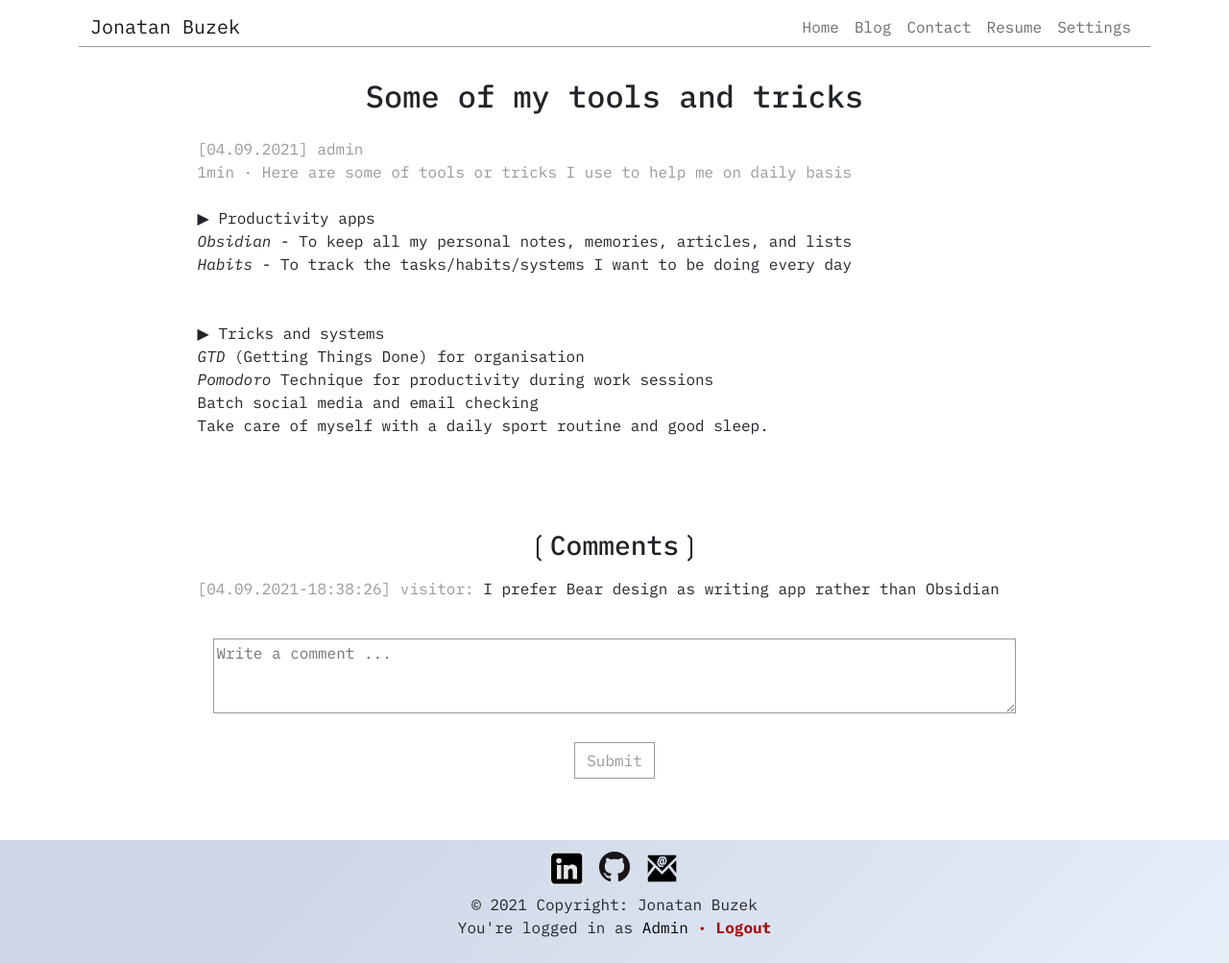
The page /index.php?action=post-display-5 (signed in) on the database its author committed.
### tables this page shows
CREATE TABLE `posts` (
  `id` int(11) NOT NULL,
  `created_date` datetime NOT NULL,
  `updated_date` datetime DEFAULT NULL,
  `fk_author` int(11) NOT NULL,
  `title` varchar(255) NOT NULL,
  `header` text NOT NULL,
  `content` text NOT NULL
);

CREATE TABLE `comments` (
  `id` int(11) NOT NULL,
  `created_date` datetime NOT NULL,
  `fk_author` int(11) NOT NULL,
  `fk_post` int(11) NOT NULL,
  `verified` tinyint(4) NOT NULL DEFAULT 0,
  `content` text NOT NULL
);

CREATE TABLE `users` (
  `id` int(11) NOT NULL,
  `username` varchar(255) NOT NULL,
  `password` varchar(255) NOT NULL,
  `email` varchar(255) NOT NULL,
  `user_type` varchar(20) NOT NULL DEFAULT 'visitor'
);

### App/Controller/PostController.php (called while the page is built, shortened)
<?php
class PostController extends Controller
{
    protected $pdo;
    protected $manager;
    protected $session;
    public function __construct($pdo, $session) {
        $this->pdo = $pdo;
        $this->session = $session;
        $this->manager = new Model\PostManager($pdo);
    }
    private function getPostData($postId) {
        $post_data = array();
        $post_data['post'] = $this->manager->fetch($postId);
        $user_manager = new Model\UserManager($this->pdo);
        $author = new User();
        $author->setId($post_data['post']->getFkAuthor());
        $post_data['post_author'] = $user_manager->fetch($author);
        $comment_manager = new Model\CommentManager($this->pdo);
        $post_data['comments'] = $comment_manager->fetchAllFromPost($postId);
        foreach ($post_data['comments'] as $comment) {
            $comment_author = new User();
            $comment_author->setId($comment->getFkAuthor());
            $comment_author = $user_manager->fetch($comment_author);
        }
        return $post_data;
    }
    public function display($postId) {
        $session = $this->session;
        $post_data = $this->getPostData($postId);
        require ROOT . '/App/View/blog/post.php';
    }
}

### public/index.php (called while the page is built, shortened)
<?php
require ROOT.'/Core/Security/Session.php';
$session = new Core\Security\Session();
if (filter_input(INPUT_GET, 'action')) {
    $action = explode('-', filter_input(INPUT_GET, 'action'));
} else {
    $action = 'homepage';
}
$app = new \App\App($action, $session);
$app->run();

### Core/Autoloader.php (called while the page is built, shortened)
<?php
class Autoloader {
    public function register() {
        spl_autoload_register(function ($class) {
            $class = str_replace('\\', '/', $class);
        });
    }
}

### App/Model/PostManager.php (called while the page is built, shortened)
<?php
class PostManager
{
    protected $pdo;
    public function __construct($pdo) {
        $this->pdo = $pdo;
    }
    public function fetch($postId) {
        $sql = 'SELECT id postId, DATE_FORMAT(updated_date, "%d.%m.%Y") updatedDate, fk_author fkAuthor, title, header, content FROM posts WHERE id = :id';
        $query = $this->pdo->prepare($sql);
        $query->bindValue('id', $postId, \PDO::PARAM_INT);
        $query->execute();
        $result = $query->fetchObject('App\Entity\Post');
        if ($result) {
            return $result;
        } else {
            return -1;
        }
    }
}

### App/Entity/Post.php (called while the page is built, shortened)
<?php
class Post
{
    protected $postId;
    protected $updatedDate;
    protected $fkAuthor;
    protected $title;
    protected $header;
    protected $content;
    public function getId(): int
    {
        return $this->postId;
    }
    public function getUpdatedDate(): string
    {
        return $this->updatedDate;
    }
    public function getFkAuthor()
    {
        return $this->fkAuthor;
    }
    public function getTitle(): string
    {
        return $this->title;
    }
    public function getHeader(): string
    {
        return $this->header;
    }
    public function getContent(): string
    {
        return $this->content;
    }
    public function getReadingTime(): int
    {
        return str_word_count($this->content)>200?(str_word_count($this->content)/200):1;
    }
}

### App/Model/UserManager.php (called while the page is built, shortened)
<?php
class UserManager {
    protected $pdo;
    public function __construct($pdo) {
            $this->pdo = $pdo;
    }
    public function fetch(User $user) {
        $sql = 'SELECT id userId, username, password, email, user_type FROM users WHERE id = :id OR username = :username';
        $query = $this->pdo->prepare($sql);
        $query->bindValue(':id', $user->getId(), \PDO::PARAM_INT);
        $query->bindValue(':username', $user->getUsername());
        $query->execute();
        $result = $query->fetchObject('App\Entity\User');
        if ($result) {
            return $result;
        } else {
            return -1;
        }
    }
}

### App/Entity/User.php (called while the page is built, shortened)
<?php
class User
{
    protected $userId;
    protected $username;
    public function getId()
    {
        return $this->userId;
    }
    public function setId(int $userId)
    {
        $this->userId = $userId;
    }
    public function getUsername()
    {
        return $this->username;
    }
}

### App/Model/CommentManager.php (called while the page is built, shortened)
<?php
class CommentManager
{
    protected $pdo;
    public function __construct($pdo) {
        $this->pdo = $pdo;
    }
    public function fetchAllFromPost($post) {
        $sql = 'SELECT id commentId, DATE_FORMAT(created_date, "%d.%m.%Y-%H:%i:%s") createdDate, fk_author fkAuthor, verified, content';
        $sql.= ' FROM comments WHERE fk_post = :post ORDER BY created_date';
        $query = $this->pdo->prepare($sql);
        $query->bindValue('post', $post, \PDO::PARAM_INT);
        $query->execute();
        $result = $query->fetchAll(\PDO::FETCH_CLASS, 'App\Entity\Comment');
        return $result;
    }
}

### App/Entity/Comment.php (called while the page is built, shortened)
<?php
class Comment
{
    protected $createdDate;
    protected $fkAuthor;
    protected $author;
    protected $verified;
    protected $content;
    public function getCreatedDate(): string
    {
        return $this->createdDate;
    }
    public function getFkAuthor(): int
    {
        return $this->fkAuthor;
    }
    public function getAuthor()
    {
        return $this->author;
    }
    public function setAuthor(object $author)
    {
        if ($author instanceof User) {
            $this->author = $author;
        }
    }
    public function getVerified(): int
    {
        return $this->verified;
    }
    public function getContent(): string
    {
        return $this->content;
    }
}

### Core/Security/Session.php (called while the page is built, shortened)
<?php
class Session
{
    private $session;
    public function __construct() {
        $this->session = (isset($_SESSION)) ? $_SESSION : null;
    }
    public function getSession($key) {
        return (isset($this->session[$key])?$this->session[$key]:null);
    }
}

### App/View/blog/post.php (the view, shortened to what this page needs)
<h1 class="mt-4 mb-4"><?= htmlspecialchars($post_data['post']->getTitle()); ?></h1>
<div class="row">
    <p class="post_line_header"><?= '[' . htmlspecialchars($post_data['post']->getUpdatedDate()) . '] ' . htmlspecialchars($post_data['post_author']->getUsername()); ?></p>
    <p class="post_line_header"><?= $post_data['post']->getReadingTime() . 'min · ' . htmlspecialchars($post_data['post']->getHeader()); ?></p>
    <p class="post_line_content mt-4"><?= $post_data['post']->getContent(); ?></p>
</div>
<div class="row comments_div">
    <h3 class="mt-3 mb-3">&#10098;Comments&#10099;</h3>
    <?php foreach ($post_data['comments'] as $comment) {
        if ($comment->getVerified() === 1) { ?>
            <p class="comments_line"><span class="comment_infos">
            <?= '[' . htmlspecialchars($comment->getCreatedDate()) . '] ' . htmlspecialchars($comment->getAuthor()->getUsername()) . ':</span> ' . htmlspecialchars($comment->getContent()); ?>
            </p>
        <?php }
    } ?>
    <form action="index.php?action=comment-addComment-<?= $post_data['post']->getId(); ?>" method="post">
        <div class="container">
            <p class="post_line_content mt-4">
            <textarea class="post_input" name="content_input" rows="3" placeholder="<?= (isset($session) && $session->getSession('id') !== NULL)?'Write a comment ..."':'Sign in to comment" disabled'; ?>></textarea>
            </p>
            <div class="form_submit_div mt-4" id="post_form_submit_div">
                <div class="form_submit_sub_div">
                    <?php
                    if (isset($session) && $session->getSession('id') !== NULL) { ?>
                        <button type="submit" class="submit_form_btn btn btn-primary">Submit</button>
                    <?php } else { ?>
                        <button type="submit" class="submit_form_btn btn btn-primary" disabled>Submit</button>
                    <?php } ?>
                </div>
            </div>
        </div>
    </form>
</div>
<?php
$page_body = ob_get_clean();
require ROOT . '/App/View/template.php';
?>

### App/View/template.php (shortened to what this page needs)
<!DOCTYPE html>
<html lang="en">
<head>
    <link href="https://cdn.jsdelivr.net/npm/bootstrap@5.0.0/dist/css/bootstrap.min.css" rel="stylesheet">
    <link href="css/style.css" rel="stylesheet" />
    <link rel="stylesheet" media="screen and (max-width: 768px)" href="css/style_768px.css" />
</head>
<body>
    <div class="container-sm" id="page_bloc">
        <nav class="navbar navbar-light navbar-expand-md bg-faded justify-content-center">
            <div class="container" id="navbar_container">
                <a href="index.php" class="navbar-brand d-flex w-50 me-auto">Jonatan Buzek</a>
                <div class="navbar-collapse collapse w-100" id="collapsingNavbar3">
                    <ul class="navbar-nav w-100 justify-content-end">
                        <li class="nav-item" id="navitem_home">
                            <a class="nav-link" href="index.php">Home</a>
                        </li>
                        <li class="nav-item">
                            <a class="nav-link" href="index.php?action=post-index">Blog</a>
                        </li>
                        <li class="nav-item">
                            <a class="nav-link" href="index.php?action=contact-form">Contact</a>
                        </li>
                        <li class="nav-item">
                            <a target="_blank" rel="noopener noreferrer" class="nav-link" href="media/CV_Jonatan_Buzek.pdf">Resume</a>
                        </li>
                        <?php if (isset($session) && $session->getSession('username') !== NULL) { ?>
                            <li class="nav-item">
                                <a class="nav-link" href="index.php?action=user-edit">Settings</a>
                            </li>
                        <?php } ?>
                    </ul>
                </div>
            </div>
        </nav>
        <div class="container">
            <?= $page_body; ?>
        </div>
        <div id="separator" style="font-size: 6em !important;">&nbsp;</div>
    </div>
    <footer class="text-center text-lg-start">
        <div class="text-center" id="footer_bloc">
            <div id="social_links_bloc">
                <div class="icon_img">
                    <a target="_blank" rel="noopener noreferrer" href="https://www.linkedin.com/in/jonatanbuzek/" title="linkedin">
                        <img src="media/icon/in.png">
                    </a>
                </div>
                <div class="icon_img">
                    <a target="_blank" rel="noopener noreferrer" href="https://github.com/jonatanocr" title="gitHub">
                        <img src="media/icon/GitHub-Mark-32px.png">
                    </a>
                </div>
                <div class="icon_img">
                    <a target="_blank" rel="noopener noreferrer" href="mailto:buzek.jonatan@gmail.com" title="buzek.jonatan@gmail.com">
                        <img src="media/icon/email.png">
                    </a>
                </div>
            </div>
            <div id="footer_txt">
            © 2021 Copyright: Jonatan Buzek
            <?php if (isset($session) && $session->getSession('username') !== NULL) { ?>
                <br>You're logged in as <span style="color: black">
                    <?= htmlspecialchars(ucfirst($session->getSession('username'))); ?>
                </span>
                <a href="index.php?action=user-logout" id="logout_link"> · Logout</a>
            <?php } else { ?>
                    <br>
                <a class="login_link" href="index.php?action=user-login">Login</a>
                <a class="login_link" href="index.php?action=user-register">Register</a>
            <?php }
            ?>
            </div>
        </div>
    </footer>
</body>
</html>

### public/css/style.css (style rules this page uses)
html { height: 100%; }
body { min-height: 100%; font-family: 'IBM Plex Mono', monospace; }
#page_bloc { margin-bottom: 4em; }
.nav-link, .login_link, #register_page_link { color: #6d6d6d !important; }
#logout_link, #delete_user_link, .cancel_link { color: #a80707; text-decoration: none; font-weight: bold; }
#navbar_container { border-bottom: 1px solid #999; }
footer { position: fixed; height: 8em; bottom: 0; left: 0; right: 0; margin-bottom: 0; }
#footer_bloc { padding: 2.5em 0 3.5em 0; height: 100%; display: flex; flex-direction: column; justify-content: center; align-items: center; background-color: #e7eff9; background-image: linear-gradient(315deg, #e7eff9 0%, #cfd6e6 74%); }
#social_links_bloc { display: flex; }
.icon_img { margin: 0.5em 0.5em 0.5em 0.5em !important; }
h1 { font-size: 2em; }
h1, h3, .comments_separator { text-align: center; }
.post_line_header, .post_line_content { margin-left: 10%; margin-right: 10%; }
.post_line_header { margin-bottom: 0; color: #999; }
.comments_div { margin-top: 4em; padding-bottom: 3em; }
.comments_line { margin-left: 10%; margin-right: 10%; }
.comment_infos, .comments_symbol { color: #999; }
.post_input { width: 100%; }
#post_form_submit_div { margin: auto; max-width: 200px; }
.form-control, textarea, .post_input, .form-select { border: 1px solid #999 !important; }
.submit_form_btn { margin: auto; background-color: transparent; border: 1px solid #999; border-radius: 0; color: #999; }
.form_submit_div { display: flex; justify-content: space-around; align-items: center; }
.form_submit_sub_div { vertical-align: center; }

### public/css/style_768px.css (style rules this page uses)
#separator { font-size: 0.5em; }
footer { height: 4em; }
#social_links_bloc { display: none; }
.blog_line_title, .blog_line_description, .blog_line_add, .post_line_header, .post_line_content, .comments_line { margin-left: 0 !important; margin-right: 0 !important; }
.post_line_header, .post_line_content, .comments_line, form { max-width: 100% !important; }
footer { height: 5em !important; }
#footer_bloc { padding: 2.5em 0 3.5em 0 !important; }

### rows shown on the page
posts: title "Some of my tools and tricks", fk_author.username "admin", fk_author "1", header "Here are some of tools or tricks I use to help me on daily basis", fk_author+content "▶ Productivity apps Obsidian - To keep all my personal notes, memories, articles, and lists Habits - To track the tasks/habits/systems I want to be doing every day ▶ Tricks and systems GTD (Getting Things Done) for organisation Pomodoro Technique for productivity during work sessions Batch social media and email checking Take care of myself with a daily sport routine and good sleep."
comments: CreatedDate "04.09.2021-18:38:26", fk_author.username "visitor", content "I prefer Bear design as writing app rather than Obsidian"
users: username "Admin"

### other values the page prints
$post_data['post']->getUpdatedDate() "04.09.2021"
